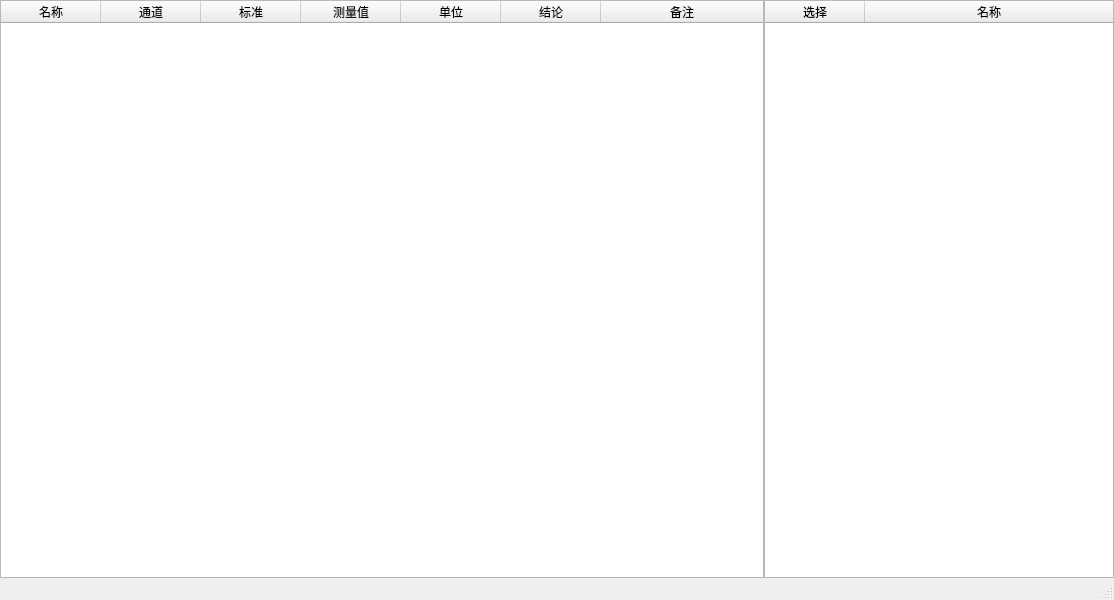
<?xml version="1.0" encoding="UTF-8"?>
<ui version="4.0">
 <class>MainWindow</class>
 <widget class="QMainWindow" name="MainWindow">
  <property name="geometry">
   <rect>
    <x>0</x>
    <y>0</y>
    <width>1114</width>
    <height>600</height>
   </rect>
  </property>
  <property name="windowTitle">
   <string>示波器截图</string>
  </property>
  <widget class="QWidget" name="centralwidget">
   <layout class="QVBoxLayout" name="verticalLayout_2">
    <property name="spacing">
     <number>0</number>
    </property>
    <property name="leftMargin">
     <number>0</number>
    </property>
    <property name="topMargin">
     <number>0</number>
    </property>
    <property name="rightMargin">
     <number>0</number>
    </property>
    <property name="bottomMargin">
     <number>0</number>
    </property>
    <item>
     <layout class="QGridLayout" name="gridLayout">
      <item row="2" column="0">
       <widget class="QTableWidget" name="tableInfo">
        <property name="maximumSize">
         <size>
          <width>16777215</width>
          <height>16777215</height>
         </size>
        </property>
        <property name="sizeIncrement">
         <size>
          <width>0</width>
          <height>0</height>
         </size>
        </property>
        <property name="frameShape">
         <enum>QFrame::StyledPanel</enum>
        </property>
        <property name="frameShadow">
         <enum>QFrame::Sunken</enum>
        </property>
        <property name="rowCount">
         <number>0</number>
        </property>
        <attribute name="horizontalHeaderStretchLastSection">
         <bool>true</bool>
        </attribute>
        <column>
         <property name="text">
          <string>名称</string>
         </property>
        </column>
        <column>
         <property name="text">
          <string>通道</string>
         </property>
        </column>
        <column>
         <property name="text">
          <string>标准</string>
         </property>
        </column>
        <column>
         <property name="text">
          <string>测量值</string>
         </property>
        </column>
        <column>
         <property name="text">
          <string>单位</string>
         </property>
        </column>
        <column>
         <property name="text">
          <string>结论</string>
         </property>
        </column>
        <column>
         <property name="text">
          <string>备注</string>
         </property>
        </column>
       </widget>
      </item>
      <item row="0" column="0">
       <layout class="QVBoxLayout" name="imageLayout"/>
      </item>
      <item row="0" column="1" rowspan="3">
       <widget class="QTableWidget" name="tableImageList">
        <property name="maximumSize">
         <size>
          <width>350</width>
          <height>16777215</height>
         </size>
        </property>
        <attribute name="horizontalHeaderStretchLastSection">
         <bool>true</bool>
        </attribute>
        <attribute name="verticalHeaderStretchLastSection">
         <bool>false</bool>
        </attribute>
        <column>
         <property name="text">
          <string>选择</string>
         </property>
        </column>
        <column>
         <property name="text">
          <string>名称</string>
         </property>
        </column>
       </widget>
      </item>
     </layout>
    </item>
   </layout>
  </widget>
  <widget class="QMenuBar" name="menubar">
   <property name="geometry">
    <rect>
     <x>0</x>
     <y>0</y>
     <width>1114</width>
     <height>25</height>
    </rect>
   </property>
  </widget>
  <widget class="QStatusBar" name="statusbar"/>
 </widget>
 <resources/>
 <connections/>
</ui>
